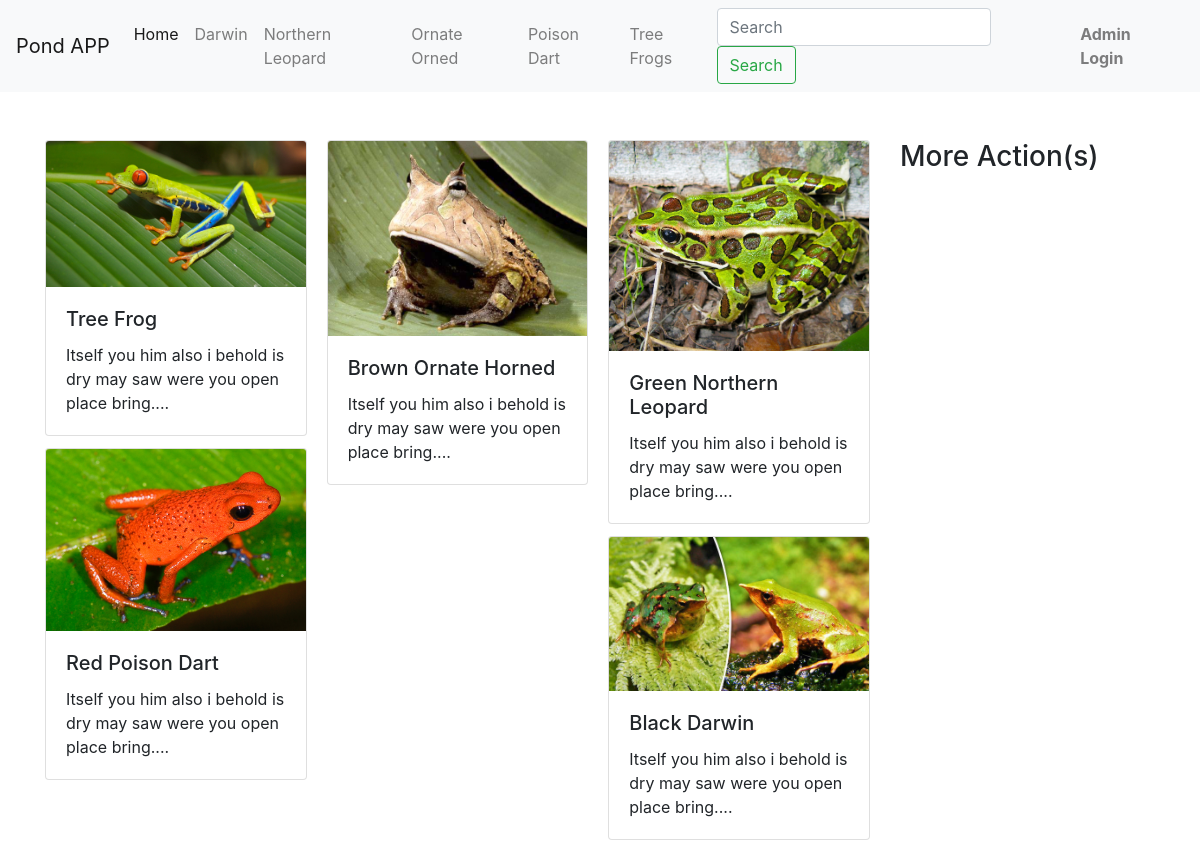
The page / on the database its author committed.
### tables this page shows
CREATE TABLE `products` (
  `id` int(11) NOT NULL,
  `name` varchar(256) NOT NULL,
  `description` text NOT NULL,
  `category` enum('Darwin''s','Northern Leopard','Ornate Horned','Poison Dart','Tree Frogs') NOT NULL,
  `image` varchar(255) DEFAULT 'frog-default.jpg',
  `date` datetime NOT NULL DEFAULT CURRENT_TIMESTAMP
);

### includes/class-helpers.php (called while the page is built, shortened)
<?php
class Helpers
{
    public static function get_path($url_string = null)
    {
        if (!$url_string) {
            $url_string = $_SERVER['REQUEST_URI'];
        }
        $parse_url = parse_url($url_string);
        $path = $parse_url['path'];
        $refined_path = preg_replace("/\/index.php\/?/is", "", $path);
        return trim($refined_path, "/");
    }
    public static function get_basepath($url_string = null)
    {
        return explode("/", self::get_path($url_string))[0];
    }
    public static function siteURL()
    {
        $protocol = (!empty($_SERVER['HTTPS']) && $_SERVER['HTTPS'] !== 'off' || $_SERVER['SERVER_PORT'] == 443) ? "https://" : "http://";
        $domainName = $_SERVER['HTTP_HOST'].'/';
        return $protocol.$domainName;
    }
    public static function server_path($path) {
        return self::siteURL().trim($path, '/');
    }
}

### includes/autoloader.php (called while the page is built, shortened)
<?php
require 'db-con.php';
require 'class-helpers.php';
$connection = new DBCConnection("127.0.0.1", "pond", "root", "");
$server_basepath = Helpers::get_basepath();
function server_path($url) {
    return Helpers::server_path($url);
}

### includes/db-con.php (called while the page is built, shortened)
<?php
class DBCConnection
{
    public  $con;
    public function __construct($host, $dbname, $dbuser, $dbpass, $driver = 'mysql')
    {
        $this->con = new PDO("$driver:host=$host;dbname=$dbname", $dbuser, $dbpass);
    }
    public function fetch_product($limit = 15, array $order_by = [], array $clauses = [], array $fields = [])
    {
        $clause_fields = "";
        $clause_query = [];
        $query_limit = null;
        $clause_tokens = [];
        $order_of_query = "";
        $wheres = "";
        if (count($fields)) {
            $clause_fields = implode(",", $fields);
        } else {
            $clause_fields = '*';
        }
        if ($limit) {
            $query_limit = " limit $limit";
        } else {
            $query_limit = "";
        }
        $columns = $clause_fields;
        if (count($order_by)) {
            $order_of_query = " order by " . implode(" ", $order_by);
        }
        $limit = $query_limit;
        $query_string = "select $columns from products $wheres $order_of_query $limit";
        $products = $this->con->prepare($query_string);
        $products->execute($clause_tokens);
        return $products->fetchAll(PDO::FETCH_OBJ);
    }
    public function slug_post($title, $length = null)
    {
        return preg_replace("/\W+/is", "-", substr(trim($title), 0, $length));
    }
}

### views/home.php (the view)
<?php
include('templates/heads.php');
?>
<body>
    <?php
    include('templates/header.php');
    ?>
    <div class="container mt-5 mb-2">
        <div class="row">
            <div class="col-md-9">
                <div class="card-columns">
                    <?php foreach ($allProducts as $product) {
                        ?>
                        <a href="single/<?= $product->id ?>/<?= $connection->slug_post($product->name, 10) ?>">
                            <div class="card">
                                <img class="card-img-top" src="<?= server_path('assets/upload/' . $product->image) ?>" alt="<?= $product->name ?>">
                                <div class="card-body">
                                    <h5 class="card-title"><?= ucwords($product->name); ?></h5>
                                    <p class="card-text"><?= substr($product->description, 0, 70); ?>...</p>
                                </div>
                            </div>
                        </a>
                    <?php
                }
                ?>
                </div>
            </div>
            <div class="col-md-3">
                <h3>More Action(s)</h3>
            </div>
        </div>
</body>
</html>

### index.php (shortened to what this page needs)
<?php
require('includes/autoloader.php');
switch ($server_basepath): case '':
        $allProducts = $connection->fetch_product(50, ['id', 'DESC']);
        include("views/home.php");
        break;
endswitch;

### views/templates/heads.php (shortened to what this page needs)
<!DOCTYPE html>
<html lang="en">
<head>
    <link href="<?= server_path('assets/styles/bs.main_styles.css'); ?>" rel="stylesheet">
    <link href="<?= server_path('assets/styles/index.css'); ?>" rel="stylesheet" type="text/css" />
</head>

### views/templates/header.php (shortened to what this page needs)
<nav class="header navbar navbar-expand-lg navbar-light bg-light">
    <a class="navbar-brand" href="/">Pond APP</a>
    <div class="collapse navbar-collapse" id="navbarTogglerDemo03">
        <ul class="navbar-nav mr-auto mt-2 mt-lg-0">
            <li class="nav-item active">
                <a class="nav-link" href="/">Home <span class="sr-only">(current)</span></a>
            </li>
            <li class="nav-item">
                <a class="nav-link" href="/">Darwin</a>
            </li>
            <li class="nav-item">
                <a class="nav-link" href="/">Northern Leopard</a>
            </li>
            <li class="nav-item">
                <a class="nav-link" href="/">Ornate Orned</a>
            </li>
            <li class="nav-item">
                <a class="nav-link" href="/">Poison Dart</a>
            </li>
            <li class="nav-item">
                <a class="nav-link" href="/">Tree Frogs</a>
            </li>
        </ul>
        <form class="form-inline my-2 my-lg-0">
            <input class="form-control mr-sm-2" type="search" placeholder="Search" aria-label="Search">
            <button class="btn btn-outline-success my-2 my-sm-0" type="submit">Search</button>
        </form>
        <ul class="navbar-nav">
            <li class="nav-item">
                <a class="nav-link" href="/admin"><b>Admin Login</b></a>
            </li>
        </ul>
    </div>
</nav>

### assets/styles/index.css (style rules this page uses)
.card-columns a { color: inherit; }

### rows shown on the page
products: image (picture), name "Tree Frog", description "Itself you him also i behold is dry may saw were you open place bring."
products: image (picture), name "Red Poison Dart", description "Itself you him also i behold is dry may saw were you open place bring."
products: image (picture), name "Brown Ornate Horned", description "Itself you him also i behold is dry may saw were you open place bring."
products: image (picture), name "Green Northern Leopard", description "Itself you him also i behold is dry may saw were you open place bring."
products: image (picture), name "Black Darwin", description "Itself you him also i behold is dry may saw were you open place bring."
